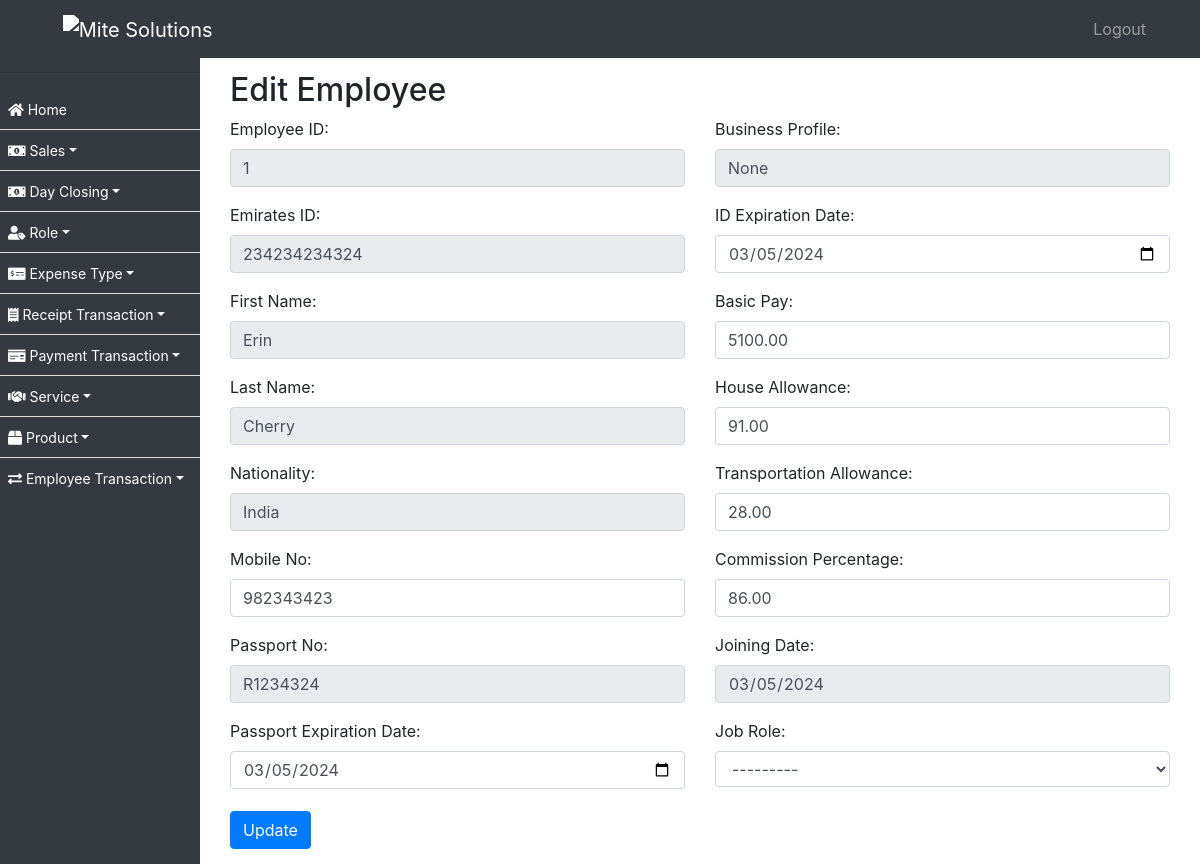
Page /employees/1/edit/ on the earlier database version.
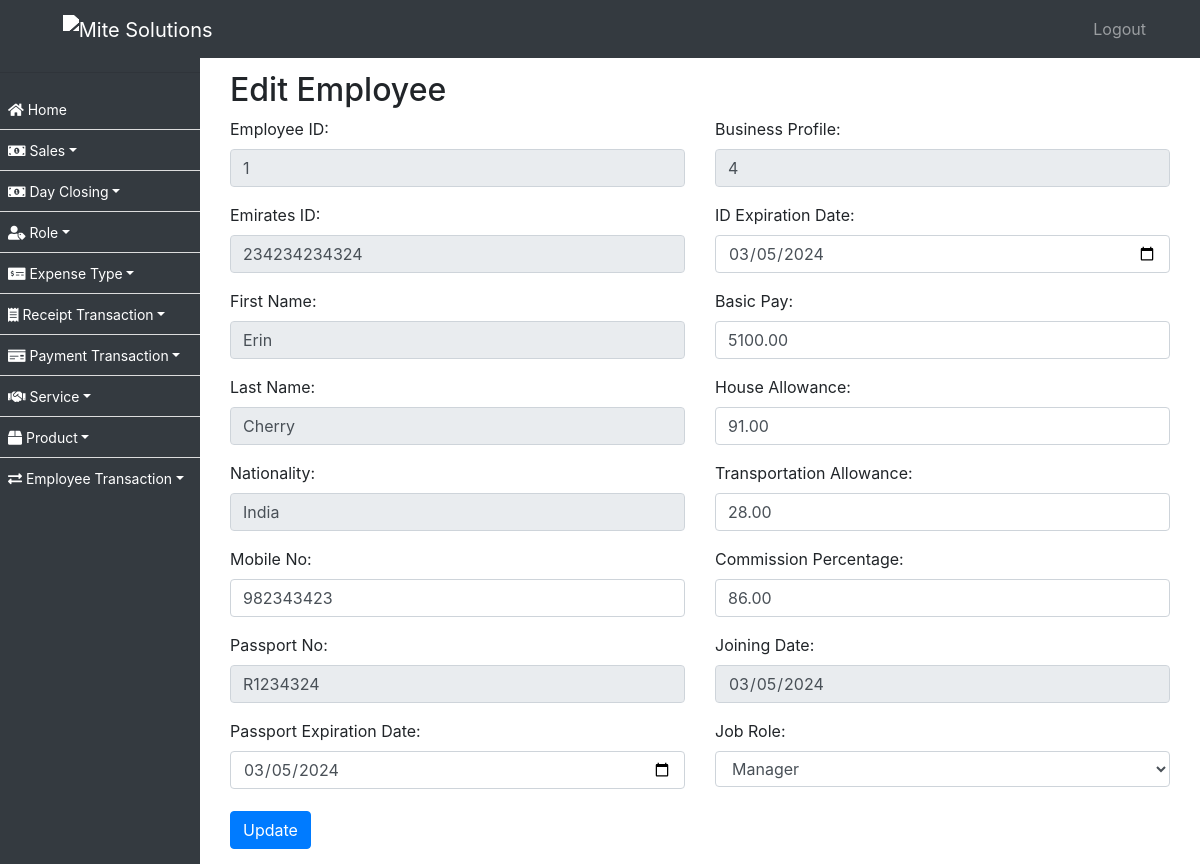
Same page on the later database version.
### ezshopapp/models.py (models this page shows, shortened)
class Employee(models.Model):
    employee_id = models.CharField(max_length=10, unique=True)
    business_profile = models.CharField(max_length=255, null=True)
    first_name = models.CharField(max_length=255)
    second_name = models.CharField(max_length=255)
    nationality = models.CharField(max_length=255)
    mobile_no = models.CharField(max_length=20, blank=True, null=True)
    passport_no = models.CharField(max_length=20)
    passport_expiration_date = models.DateField()
    emirates_id = models.CharField(max_length=20)
    id_expiration_date = models.DateField()
    basic_pay = models.DecimalField(max_digits=10, decimal_places=2)
    house_allowance = models.DecimalField(max_digits=10, decimal_places=2)
    transportation_allowance = models.DecimalField(max_digits=10, decimal_places=2)
    commission_percentage = models.DecimalField(max_digits=5, decimal_places=2)
    joining_date = models.DateField()
    job_role = models.ForeignKey(Role, on_delete=models.SET_NULL, null=True)
    created_on = models.DateTimeField(auto_now_add=True, null=True)

### ezshopapp/views.py (the view)
# urls.py: path('employees/<int:pk>/edit/', employee_edit, name='employee_edit'),
def employee_edit(request, pk):
    employee = get_object_or_404(Employee, pk=pk)
    if request.method == 'POST':
        form = EmployeeForm(request.POST, instance=employee)
        if form.is_valid():
            form.save()
            return redirect('employee_list')
    else:
        form = EmployeeForm(instance=employee)
    return render(request, 'employee_edit.html', {'form': form})

### ezshopapp/forms.py
class EmployeeForm(forms.ModelForm):
    class Meta:
        model = Employee
        fields = '__all__'

### ezshopapp/models.py (called while the page is built)
    def __str__(self):
        return self.name

### ezshopapp/templates/employee_edit.html (shortened to what this page needs)
{% extends 'base.html' %}
{% block content %}
  <div class="container">
    <h2>Edit Employee</h2>
    <form method="post">
      <div class="row">
      <div class="col-md-6">
      <div class="form-group">
        <label for="employee_id">Employee ID:</label>
        <input type="text" id="employee_id" name="employee_id" value="{{ form.employee_id.value }}" class="form-control" readonly>
      </div>
      <div class="form-group">
        <label for="emirates_id">Emirates ID:</label>
        <input type="text" id="emirates_id" name="emirates_id" value="{{ form.emirates_id.value }}" class="form-control" readonly>
      </div>
      <div class="form-group">
        <label for="first_name">First Name:</label>
        <input type="text" id="first_name" name="first_name" value="{{ form.first_name.value }}" class="form-control" readonly>
      </div>
      <div class="form-group">
        <label for="second_name">Last Name:</label>
        <input type="text" id="second_name" name="second_name" value="{{ form.second_name.value }}" class="form-control" readonly>
      </div>
      <div class="form-group">
        <label for="nationality">Nationality:</label>
        <input type="text" id="nationality" name="nationality" value="{{ form.nationality.value }}" class="form-control" readonly>
      </div>
      <div class="form-group">
        <label for="mobile_no">Mobile No:</label>
        <input type="text" id="mobile_no" name="mobile_no" value="{{ form.mobile_no.value }}" class="form-control">
      </div>
      <div class="form-group">
        <label for="passport_no">Passport No:</label>
        <input type="text" id="passport_no" name="passport_no" value="{{ form.passport_no.value }}" class="form-control" readonly>
      </div>
      <div class="form-group">
        <label for="passport_expiration_date">Passport Expiration Date:</label>
        <input type="date" id="passport_expiration_date" name="passport_expiration_date" value="{{ form.passport_expiration_date.value|date:'Y-m-d' }}" class="form-control" >
      </div>
    </div>
    <div class="col-md-6">
      <div class="form-group">
        <label for="business_profile">Business Profile:</label>
        <input type="text" id="business_profile" name="business_profile" value="{{ form.business_profile.value }}" class="form-control" readonly>
      </div>
      <div class="form-group">
        <label for="id_expiration_date">ID Expiration Date:</label>
        <input type="date" id="id_expiration_date" name="id_expiration_date" value="{{ form.id_expiration_date.value|date:'Y-m-d' }}" class="form-control" >
      </div>
      <div class="form-group">
        <label for="basic_pay">Basic Pay:</label>
        <input type="text" id="basic_pay" name="basic_pay" value="{{ form.basic_pay.value }}" class="form-control" >
      </div>
      <div class="form-group">
        <label for="house_allowance">House Allowance:</label>
        <input type="text" id="house_allowance" name="house_allowance" value="{{ form.house_allowance.value }}" class="form-control" >
      </div>
      <div class="form-group">
        <label for="transportation_allowance">Transportation Allowance:</label>
        <input type="text" id="transportation_allowance" name="transportation_allowance" value="{{ form.transportation_allowance.value }}" class="form-control" >
      </div>
      <div class="form-group">
        <label for="commission_percentage">Commission Percentage:</label>
        <input type="text" id="commission_percentage" name="commission_percentage" value="{{ form.commission_percentage.value }}" class="form-control" >
      </div>
      <div class="form-group">
        <label for="joining_date">Joining Date:</label>
        <input type="date" id="joining_date" name="joining_date" value="{{ form.joining_date.value|date:'Y-m-d' }}" class="form-control" readonly>
      </div>
      <div class="form-group">
        <label for="job_role">Job Role:</label>
        {{ form.job_role }}
      </div>
    </div>
  </div>
      <button type="submit" class="btn btn-primary">Update</button>
    </form>
  </div>
{% endblock %}

Differences in the rows shown:
changed Employee "Erin": job_role "---------" → "Manager"
Other differences:
form field business_profile: "None" → "4"
